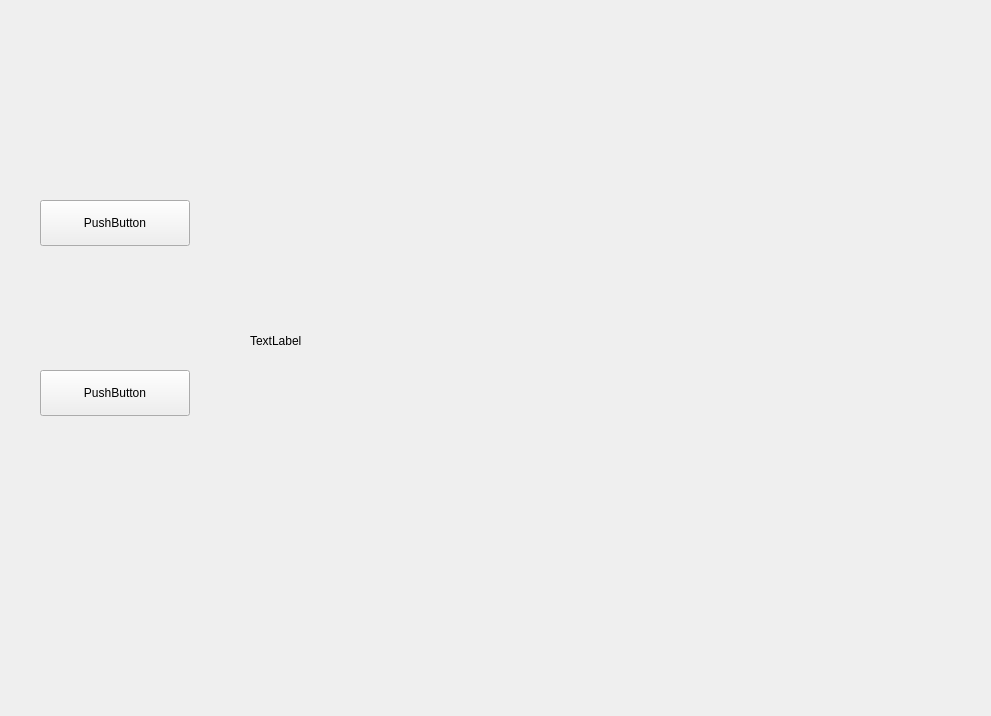
<?xml version="1.0" encoding="UTF-8"?>
<ui version="4.0">
 <class>Form</class>
 <widget class="QWidget" name="Form">
  <property name="geometry">
   <rect>
    <x>0</x>
    <y>0</y>
    <width>991</width>
    <height>716</height>
   </rect>
  </property>
  <property name="windowTitle">
   <string>Form</string>
  </property>
  <widget class="QPushButton" name="opencamera">
   <property name="geometry">
    <rect>
     <x>40</x>
     <y>200</y>
     <width>150</width>
     <height>46</height>
    </rect>
   </property>
   <property name="text">
    <string>PushButton</string>
   </property>
  </widget>
  <widget class="QPushButton" name="cancel">
   <property name="geometry">
    <rect>
     <x>40</x>
     <y>370</y>
     <width>150</width>
     <height>46</height>
    </rect>
   </property>
   <property name="text">
    <string>PushButton</string>
   </property>
  </widget>
  <widget class="QLabel" name="label">
   <property name="geometry">
    <rect>
     <x>250</x>
     <y>60</y>
     <width>741</width>
     <height>561</height>
    </rect>
   </property>
   <property name="text">
    <string>TextLabel</string>
   </property>
  </widget>
 </widget>
 <resources/>
 <connections/>
</ui>
